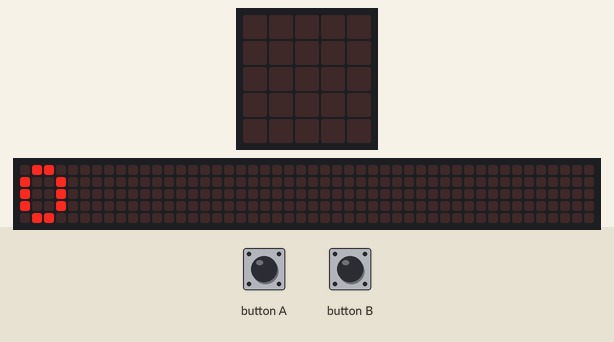
Simulated run of this program. Board: BBC micro:bit running MicroPython. Parts: the board's 5×5 LED display, a strip that is not on the board, showing the scrolling text unrolled. Inputs (shaded band) come from the test bench. The 48×5 strip is a reading aid, not a part: it shows the text the display is scrolling, unrolled, one strip-width of it at a time.

Above: at 1.27 s.
1.3 s: button A pressed for 0.15 s
At 1.42 s:
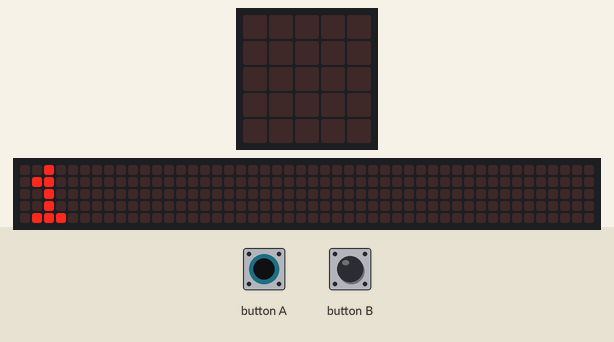
2.0 s: button A pressed for 1 s
At 2.77 s:
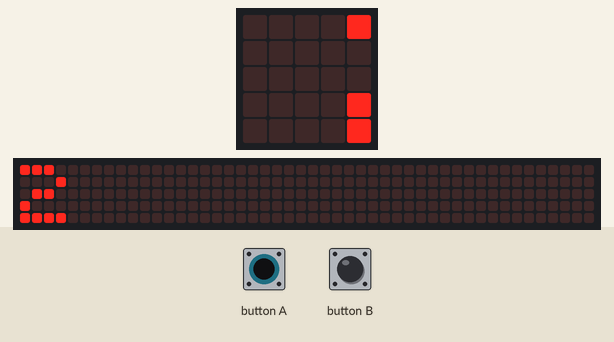
3.6 s: button B pressed for 0.15 s
At 4.27 s:
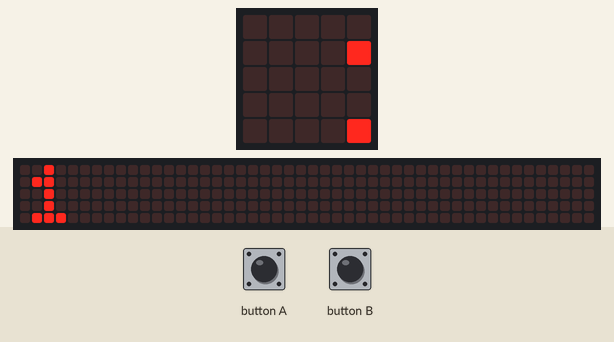
4.3 s: button B pressed for 1 s
At 5.47 s:
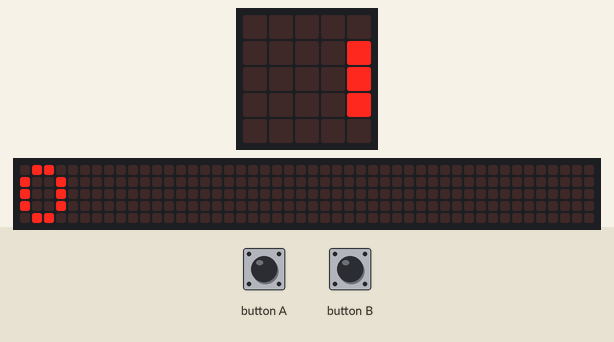
Timing chart, 0 to 6.9 s (numbered marks = the images above; inputs shaded):
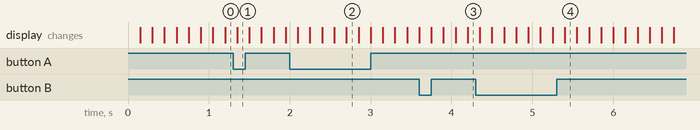

The program:

microbit-main.py
```python
# Imports go at the top
from microbit import *
#variable contador
cont = 0


while True:
    if button_a.was_pressed():
        cont = cont + 1
    if button_b.was_pressed():
        cont = cont -1
    display.scroll(cont)
```
